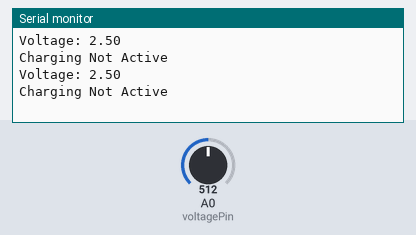
Bench run of a sketch on a simulated Arduino Uno, built with avr-gcc and run on an emulated ATmega328P. On the bench: the last lines printed to the serial monitor. Inputs (shaded band) come from the test bench; at power-on: A0 (voltagePin) = 512.

Above: at 1.8 s.
1.9 s: A0 (voltagePin) set to 596
At 2.8 s:
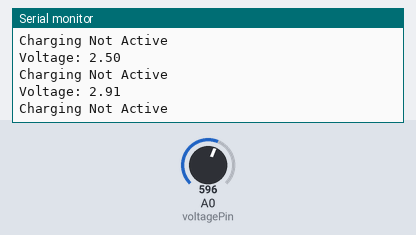
3.4 s: A0 (voltagePin) set to 629
At 4.7 s:
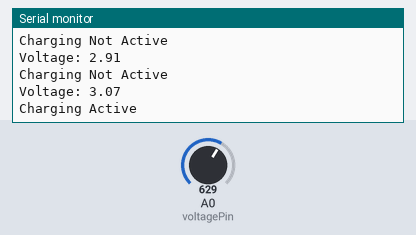
Timing chart, 0 to 6.4 s (numbered marks = the images above; inputs shaded):
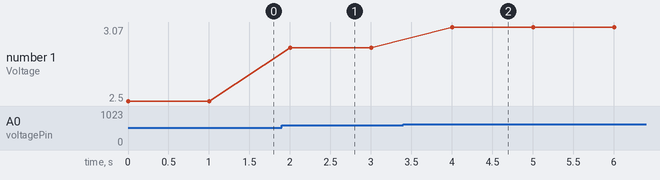

Measured:
- the behaviour switches between 613 and 614 on A0 (voltagePin) (found by bisection; images 1 and 2)
- after the input at 1.9 s, the serial monitor: prints a new line after 0.10 s (image 1)
- after the input at 3.4 s, the serial monitor: prints a new line after 0.60 s (image 2)
- plotted number 1: 2.5 → 2.91 after the input at 1.9 s, 2.91 → 3.07 after the input at 3.4 s

The sketch:

ev_charging.ino
```cpp
int voltagePin = A0;   // Analog pin for voltage sensing
float voltage = 0;

void setup() {
  Serial.begin(9600);
}

void loop() {
  int sensorValue = analogRead(voltagePin);

  // Convert analog value to voltage (0–5V)
  voltage = sensorValue * (5.0 / 1023.0);

  Serial.print("Voltage: ");
  Serial.println(voltage);

  // Check charging status
  if (voltage > 3.0) {
    Serial.println("Charging Active");
  } else {
    Serial.println("Charging Not Active");
  }

  delay(1000);
}
```
